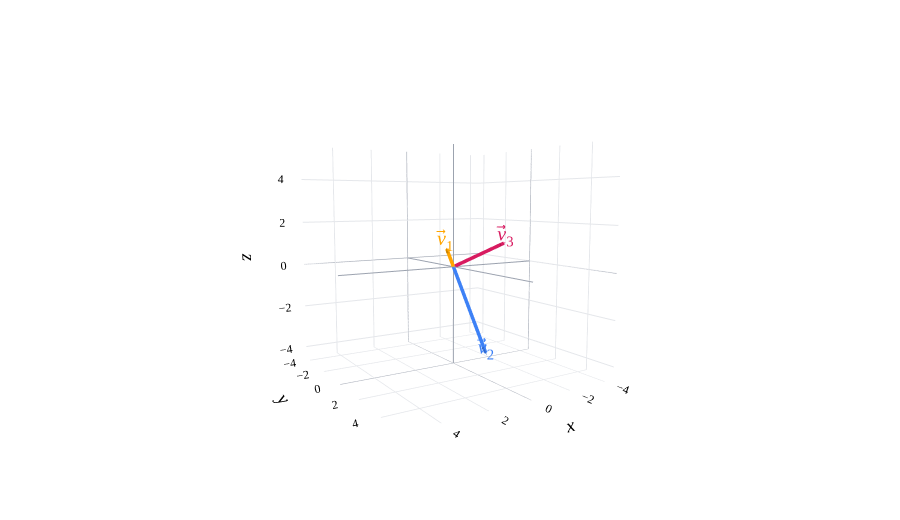

The code cell stored with this chart in its notebook:
### Code cell
from pathlib import Path
import sys
_notes_root = next(p for p in [Path.cwd(), *Path.cwd().parents] if (p / 'myst.yml').exists())
if str(_notes_root) not in sys.path:
    sys.path.insert(0, str(_notes_root))
from plane_style import style_vector_figure, vector_label

from utils import plot_vectors
import numpy as np
import plotly.graph_objects as go

v1 = (1, 1, 1)
v2 = (1, 4, -3)
v3 = (-3, 0, 1)

fig = plot_vectors([(v1, "orange", r"v₁"), 
                    (v2, "#3d81f6", r"v₂"),
                    (v3, "#d81b60", r"v₃"),
                    ], show_axis_labels=True, vdeltax=0.3, vdeltay=1)

# Add the plane spanned by v1 and v2
plane_extent = 30
num_points = 3

fig.update_xaxes(
    scaleanchor="y",
    scaleratio=1,
    tickvals=np.arange(-10, 10, 1)
)

fig.update_yaxes(
    scaleanchor="x",
    scaleratio=1,
    tickvals=np.arange(-10, 10, 1)
)

fig.update_layout(
    xaxis_range=[-10, 10],
    yaxis_range=[-10, 10],
    width=600,
    height=600,
    # scene_camera=dict(
    #     eye=dict(x=0, y=1, z=1)
    # ),
)

style_vector_figure(fig, height=520)
fig.show(renderer='plotly_mimetype')

### Figure 1 — Plotly figure (JSON) as saved in the notebook; plotly's stock layout.template omitted (floating-point values rounded to 4 significant figures)
{"data": [{"hoverinfo": "skip", "line": {"color": "orange", "width": 7}, "mode": "lines", "showlegend": false, "type": "scatter3d", "x": [0, 0.9389], "y": [0, 0.9389], "z": [0, 0.9389]}, {"anchor": "tip", "colorscale": [[0, "orange"], [1, "orange"]], "hoverinfo": "skip", "showlegend": false, "showscale": false, "sizemode": "absolute", "sizeref": 0.3528, "type": "cone", "u": [0.5774], "v": [0.5774], "w": [0.5774], "x": [1], "y": [1], "z": [1]}, {"hoverinfo": "skip", "mode": "text", "showlegend": false, "text": ["<i>v</i>⃗<sub>1</sub>"], "textfont": {"color": "orange", "family": "Palatino Linotype, Palatino, serif", "size": 20}, "textposition": "middle center", "type": "scatter3d", "x": [1.252], "y": [1.252], "z": [1.353]}, {"hoverinfo": "skip", "line": {"color": "#3d81f6", "width": 7}, "mode": "lines", "showlegend": false, "type": "scatter3d", "x": [0, 0.9792], "y": [0, 3.917], "z": [0, -2.938]}, {"anchor": "tip", "colorscale": [[0, "#3d81f6"], [1, "#3d81f6"]], "hoverinfo": "skip", "showlegend": false, "showscale": false, "sizemode": "absolute", "sizeref": 0.3528, "type": "cone", "u": [0.1961], "v": [0.7845], "w": [-0.5883], "x": [1], "y": [4], "z": [-3]}, {"hoverinfo": "skip", "mode": "text", "showlegend": false, "text": ["<i>v</i>⃗<sub>2</sub>"], "textfont": {"color": "#3d81f6", "family": "Palatino Linotype, Palatino, serif", "size": 20}, "textposition": "middle center", "type": "scatter3d", "x": [1.252], "y": [4.252], "z": [-2.647]}, {"hoverinfo": "skip", "line": {"color": "#d81b60", "width": 7}, "mode": "lines", "showlegend": false, "type": "scatter3d", "x": [0, -2.9], "y": [0, 0], "z": [0, 0.9665]}, {"anchor": "tip", "colorscale": [[0, "#d81b60"], [1, "#d81b60"]], "hoverinfo": "skip", "showlegend": false, "showscale": false, "sizemode": "absolute", "sizeref": 0.3528, "type": "cone", "u": [-0.9487], "v": [0.0], "w": [0.3162], "x": [-3], "y": [0], "z": [1]}, {"hoverinfo": "skip", "mode": "text", "showlegend": false, "text": ["<i>v</i>⃗<sub>3</sub>"], "textfont": {"color": "#d81b60", "family": "Palatino Linotype, Palatino, serif", "size": 20}, "textposition": "middle center", "type": "scatter3d", "x": [-2.748], "y": [0.252], "z": [1.353]}, {"hoverinfo": "skip", "line": {"color": "#9ca3af", "width": 2}, "mode": "lines", "scene": "scene", "showlegend": false, "type": "scatter3d", "x": [-4.54, 5.54], "y": [-0.0, 0.0], "z": [-0.0, 0.0]}, {"hoverinfo": "skip", "line": {"color": "#9ca3af", "width": 2}, "mode": "lines", "scene": "scene", "showlegend": false, "type": "scatter3d", "x": [-0.0, 0.0], "y": [-4.54, 5.54], "z": [-0.0, 0.0]}, {"hoverinfo": "skip", "line": {"color": "#9ca3af", "width": 2}, "mode": "lines", "scene": "scene", "showlegend": false, "type": "scatter3d", "x": [-0.0, 0.0], "y": [-0.0, 0.0], "z": [-4.54, 5.54]}], "layout": {"autosize": true, "font": {"color": "black", "family": "Palatino Linotype, Palatino, serif", "size": 16}, "height": 520, "margin": {"b": 40, "l": 20, "r": 20, "t": 35}, "paper_bgcolor": "white", "plot_bgcolor": "white", "scene": {"aspectmode": "cube", "aspectratio": {"x": 1.2, "y": 1.2, "z": 0.8}, "bgcolor": "white", "camera": {"eye": {"x": 1.25, "y": 2, "z": 0.25}}, "xaxis": {"backgroundcolor": "white", "gridcolor": "#e5e7eb", "range": [-4.54, 5.54], "showbackground": true, "showspikes": false, "tickfont": {"family": "Palatino Linotype, Palatino, serif", "size": 12}, "title": {"text": "<i>x</i>"}, "zerolinecolor": "#9ca3af"}, "yaxis": {"backgroundcolor": "white", "gridcolor": "#e5e7eb", "range": [-4.54, 5.54], "showbackground": true, "showspikes": false, "tickfont": {"family": "Palatino Linotype, Palatino, serif", "size": 12}, "title": {"text": "<i>y</i>"}, "zerolinecolor": "#9ca3af"}, "zaxis": {"backgroundcolor": "white", "gridcolor": "#e5e7eb", "range": [-4.54, 5.54], "showbackground": true, "showspikes": false, "tickfont": {"family": "Palatino Linotype, Palatino, serif", "size": 12}, "title": {"text": "<i>z</i>"}, "zerolinecolor": "#9ca3af"}}, "xaxis": {"range": [-10, 10], "scaleanchor": "y", "scaleratio": 1, "tickvals": [-10, -9, -8, -7, -6, -5, -4, -3, -2, -1, 0, 1, 2, 3, 4, 5, 6, 7, 8, 9]}, "yaxis": {"range": [-10, 10], "scaleanchor": "x", "scaleratio": 1, "tickvals": [-10, -9, -8, -7, -6, -5, -4, -3, -2, -1, 0, 1, 2, 3, 4, 5, 6, 7, 8, 9]}}}
